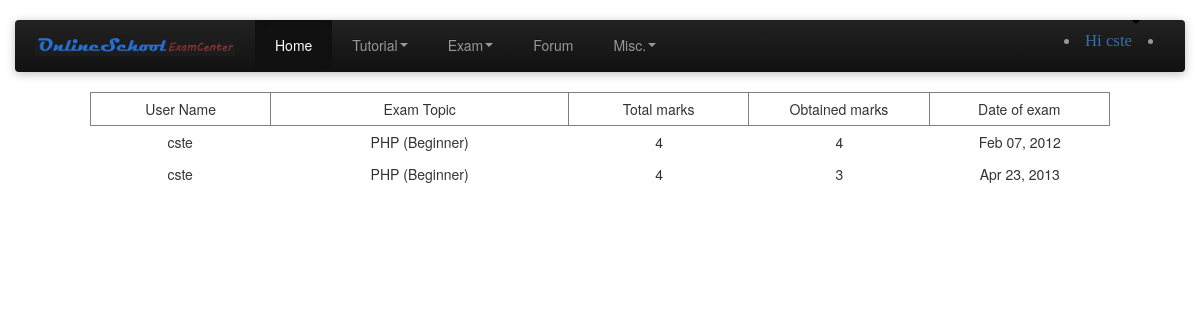
Screenshot of /ste_includes/results/index.php (signed in) with the database file from the repository.
### tables this page shows
CREATE TABLE IF NOT EXISTS `user` (
  `user_id` int(11) NOT NULL AUTO_INCREMENT,
  `first_name` varchar(255) NOT NULL,
  `last_name` varchar(255) NOT NULL,
  `user_name` varchar(255) NOT NULL,
  `date_of_birth` varchar(255) NOT NULL,
  `e_mail` varchar(255) NOT NULL,
  `country` varchar(255) NOT NULL,
  `password` varchar(255) NOT NULL,
  `log_in_time` datetime NOT NULL,
  PRIMARY KEY (`user_id`)
);

CREATE TABLE IF NOT EXISTS `result_archive` (
  `sl` int(11) NOT NULL AUTO_INCREMENT,
  `user_id` int(11) NOT NULL,
  `exam_id` varchar(255) NOT NULL,
  `total_marks` int(11) NOT NULL,
  `obtained_marks` int(11) NOT NULL,
  `date_of_exam` date NOT NULL,
  PRIMARY KEY (`sl`)
);

CREATE TABLE IF NOT EXISTS `subcategory` (
  `Category_id` int(11) NOT NULL,
  `Subcategory_id` varchar(255) NOT NULL,
  `Subcategory_name` text NOT NULL,
  `meta` text NOT NULL,
  PRIMARY KEY (`Subcategory_id`)
);

### ste_includes/results/index.php (the view, shortened to what this page needs)
<?php
$OKbar = "";
if(isset($_SESSION["user"])&& isset($_SESSION["password"])){
$user = preg_replace('#[^0-9A-Za-z]#i','',$_SESSION["user"]);
$pass = preg_replace('#[^0-9A-Za-z]#i','',$_SESSION["password"]);
$sql = mysql_query("SELECT * from user Where user_name='$user' AND password='$pass' LIMIT 1");
if(mysql_num_rows($sql) > 0){
while($row = mysql_fetch_array($sql)) {
    $id = $row['user_id'];
    $username = $row['user_name'];
	$password = $row['password'];
	}
if(strcmp($username,$user)==0 && strcmp($password,$pass)==0)
	{
		$OKbar = "
			  <ul class='pull-right'>
				  <li class='navbar-text'>
				  </li>
				  </ul>
          <ul class='pull-right'>
          <li class='navbar-text'>
          <a class='dropdown-toggle' data-toggle='dropdown' id='hi'>&nbsp;Hi&nbsp;$username<b class='caret'></b></a>
          <ul class='dropdown-menu' id='drpdwn'>
          <li><img class='userIMG' src='http://localhost/OnlineSchool/ste_includes/ste_content/img/sign_img/$id.jpg' alt='$username'/></li>
          <li><a href='http://localhost/OnlineSchool/ste_includes/signup/user_profile.php'>Account Settings</a></li>
          <li><a href='http://localhost/OnlineSchool/ste_includes/login/logout.php'>Log Out</a></li>
          </ul>
          </li>
          </ul>
          ";
	}
}
}
else{
header('location:http://localhost/OnlineSchool/ste_includes/login/loginForm.php');
exit();
}
?>
<?php
$result = "";
$sql = mysql_query("SELECT * FROM `result_archive` WHERE `user_id`='$id' ORDER BY `date_of_exam`");
if(mysql_num_rows($sql) > 0){
while($row = mysql_fetch_array($sql)) {
    $exam_id = $row['exam_id'];
	$total_marks = $row['total_marks'];
	$obtained_marks = $row['obtained_marks'];
	$date_of_exam = strftime("%b %d, %Y",strtotime($row["date_of_exam"]));
	$USERsql = mysql_query("SELECT * FROM `user` WHERE `user_id`='$id'");
	while ($row = mysql_fetch_array($USERsql)) {
	$userName = $row['user_name'];
	}
	$exam_name = $exam_id/10;
	$subjectQuery = mysql_query("SELECT * FROM `subcategory` WHERE `Subcategory_id`='$exam_name'");
	while($row = mysql_fetch_array($subjectQuery)){
		$SubjectName = $row['Subcategory_name'];
	}
	$str_Pattern =  '/[^0-9]*$/';
	preg_match($str_Pattern, $exam_id, $results);
	if($results[0] == 'a'){
		$level = "Advanced";
		}
	else if($results[0] == 'b'){
		$level = "Beginner";
		}
	else if($results[0] == 'e'){
		$level = "Experts";
	}
	$result .= "<table width='85%' border='0' cellpadding='6' align='center'>
			   		<tr>
			   			<td width='104' align='center'>$userName</td>
						<td width='180' align='center'>$SubjectName ($level)</td>
						<td width='104' align='center'>$total_marks</td>
						<td width='104' align='center'>$obtained_marks</td>
						<td width='104' align='center'>$date_of_exam</td>
				    </tr>
			 	</table>";
	}
}
else{
	$result = "<b><i><h3 align='center'>You do not save any exam result in our database yet.</h3></i></b>";
	}
?>
<!DOCTYPE html>
<html lang="en">
<head>
    <link href="../ste_content/css/new.css" rel="stylesheet">
    <link href="../ste_content/css/new-responsive.css" rel="stylesheet">
	<link href="../ste_content/css/index.css" rel="stylesheet">
   	<link href="../ste_content/css/jquery.css" rel="stylesheet">
</head>
<body>
<div class="navbar-wrapper">
	<div class="container">
		<div class="navbar navbar-inverse">
		<div class="navbar-inner">
            <a class="brand" href=""><img src="../ste_content/img/exam_icon.jpg" width="200" height="80"/></a>
			<div class="nav-collapse collapse">
            <ul class="nav">
            	<li class="active"><a href="http://localhost/OnlineSchool/index.php">Home</a></li>
				<li class="dropdown">
                	<a href="#" class="dropdown-toggle" data-toggle="dropdown">Tutorial<b class="caret"></b></a>
				</li>
				<li class="dropdown">
                	<a href="#" class="dropdown-toggle" data-toggle="dropdown">Exam<b class="caret"></b></a>
				</li>
				<li><a href="http://localhost/OnlineSchool/ste_includes/forum/index.php">Forum</a></li>
                <li class="dropdown">
                	<a href="#" class="dropdown-toggle" data-toggle="dropdown">Misc.<b class="caret"></b></a>
				</li>
            </ul>
            <?php
				echo $OKbar;
			?>
        </div>
        </div>
	</div>
</div>
		<div id="content">
		<table width="85%" border="1" cellpadding="6" align="center">
   		   <tr>
   		    <td width="104" align='center'>User Name</td>
			<td width="180" align='center'>Exam Topic</td>
			<td width="104" align='center'>Total marks</td>
			<td width="104" align='center'>Obtained marks</td>
			<td width="104" align='center'>Date of exam</td>
	       </tr>
		</table>
		<?php echo $result; ?>
		</div>
</body>
</html>

### ste_includes/ste_content/css/new-responsive.css (style rules this page uses)
@media (min-width: 1200px) { .container, .navbar-static-top .container, .navbar-fixed-top .container, .navbar-fixed-bottom .container { width: 1170px; } }
@media (min-width: 980px) { .nav-collapse.collapse { height: auto !important; overflow: visible !important; } }

### ste_includes/ste_content/css/index.css (style rules this page uses)
body { margin:5px 10px 5px 10px; background-color: WHITE; background-image:url('../img/background.png'); }
#hi { color: #3471af; font-family: comic sans; font-size: 1.2em; margin-top: 2em; }
.navbar-wrapper { position: absolute; top: 0; left: 0; right: 0; z-index: 10; margin-top: 20px; margin-bottom: -90px; }
.navbar .navbar-inner { border: 0; -webkit-box-shadow: 0 2px 10px rgba(0,0,0,.25); -moz-box-shadow: 0 2px 10px rgba(0,0,0,.25); box-shadow: 0 2px 10px rgba(0,0,0,.25); }
.navbar .brand { padding: 14px 20px 16px; font-size: 16px; font-weight: bold; text-shadow: 0 -1px 0 rgba(0,0,0,.5); }
.navbar .nav > li > a { padding: 15px 20px; }

### rows the page displays
user: user_name "cste"
result_archive: user.user_name "cste", subcategory.Subcategory_name "PHP", level "Beginner", total_marks "4", obtained_marks "4", date_of_exam "Feb 07, 2012"
result_archive: user.user_name "cste", subcategory.Subcategory_name "PHP", level "Beginner", total_marks "4", obtained_marks "3", date_of_exam "Apr 23, 2013"
